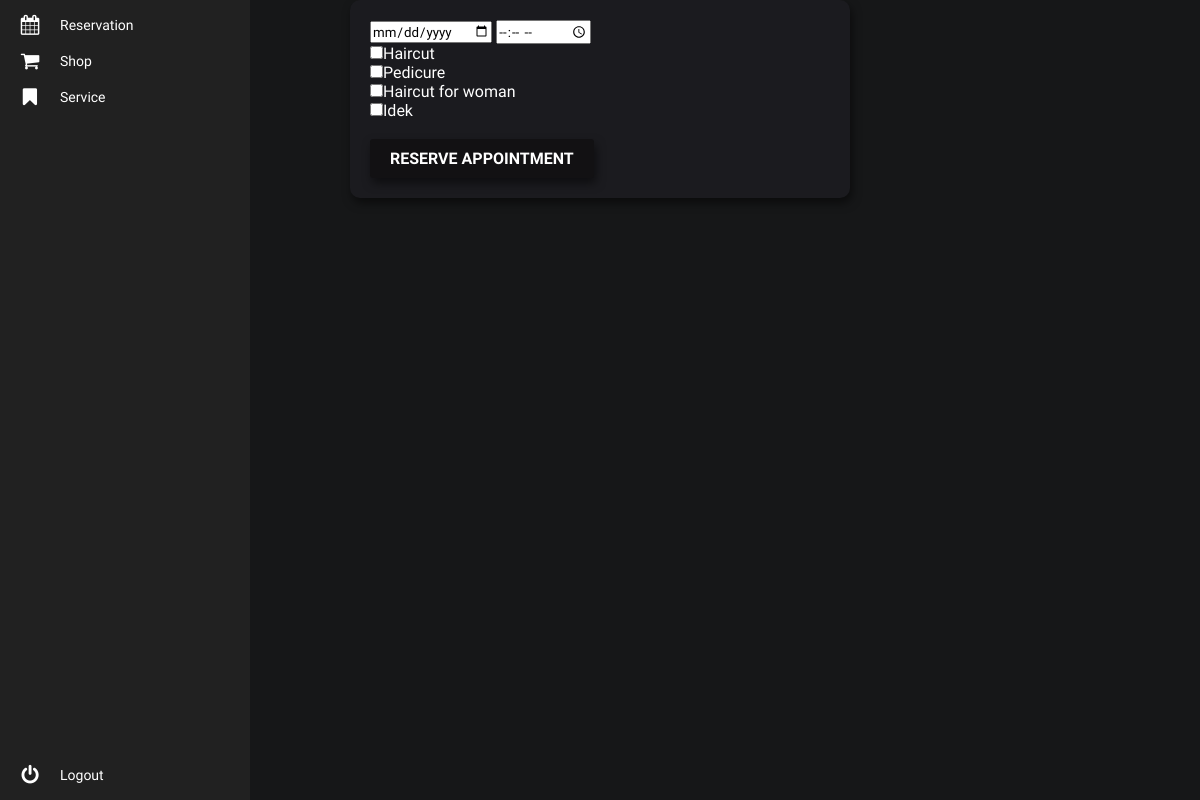
The app's page /Project/view/reservationCreate.php, older data.
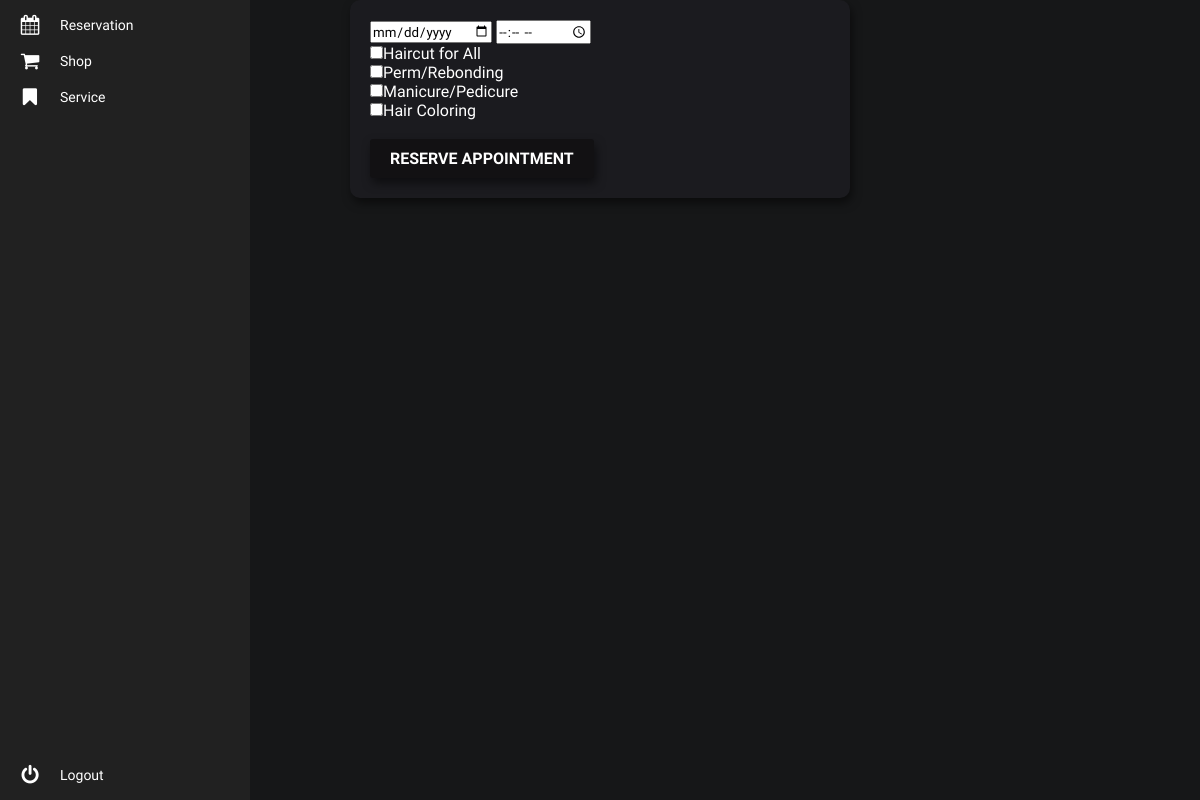
The same page, newer data.
### tables this page shows
CREATE TABLE `service` (
  `ID` int(11) NOT NULL,
  `service_name` varchar(100) NOT NULL,
  `service_image` varchar(60) NOT NULL
);

### Project/core/dbConnectionManager.php (called while the page is built, shortened)
<?php
class DBConnectionManager{
    private $dbConnection;
    function __construct() {
        $this->username = "root";
        $this->password = "";
        $this->server = "localhost";
        $this->dbname = "salon";
        try {
            $this->dbConnection = new \PDO("mysql:host=$this->server;dbname=$this->dbname", $this->username, $this->password);
        } catch(\PDOException $e) {
            print "Error!: " . $e->getMessage() . "<br/>";
        }
    }
    function getConnection() {
        return $this->dbConnection;
    }
}
?>

### Project/model/service.php (called while the page is built, shortened)
<?php
require_once(dirname(__DIR__) . "/core/dbconnectionmanager.php");
class Service {
    private $dbConnection;
    function __construct() {
        $conManager = new Database\DBConnectionManager();
        $this->dbConnection = $conManager->getConnection();
    }
    function getAll(){
        $query = "select * from service";
        $statement = $this->dbConnection->prepare($query);
        $statement->execute();
        $result = $statement->fetchAll();
        return $result;
    }
}
?>

### Project/view/reservationCreate.php (the view, shortened to what this page needs)
<?php
require_once(dirname(__DIR__) . "/model/service.php");
?>
<!DOCTYPE html>
<html lang="en">
<head>
    <link rel="stylesheet" href="style/sidebar.css">
</head>
<body>
    <form action="" method="POST">
        <input type="date" name="date">
        <input type="time" name="time" step="600" min="10:00" max="19:00">
        <br />
        <?php
        $service = new Service();
        foreach ($service->getAll() as $s) {
            echo "<input type=\"checkbox\" name=\"services[]\" value={$s['ID']}>{$s['service_name']}";
            echo "<br/>";
        }
        ?>
        <br />
        <input type="submit" name="submit" value="Reserve Appointment">
        <nav class="main-menu">
            <ul>
                <li>
                    <a href="?resource=reservation&action=create">
                        <i class="fa fa-calendar fa-2x"></i>
                        <span class="nav-text">
                            Reservation
                        </span>
                    </a>
                </li>
                <li class="has-subnav">
                    <a href="?resource=product&action=manage">
                        <i class="fa fa-shopping-cart fa-2x"></i>
                        <span class="nav-text">
                            Shop
                        </span>
                    </a>
                </li>
                <li class="has-subnav">
                    <a href="?resource=service&action=manage">
                        <i class="fa fa-bookmark fa-2x"></i>
                        <span class="nav-text">
                            Service
                        </span>
                    </a>
                </li>
            </ul>
            <ul class="logout">
                <li>
                    <a href="?resource=home&action=view&status=logout">
                        <i class="fa fa-power-off fa-2x"></i>
                        <span class="nav-text">
                            Logout
                        </span>
                    </a>
                </li>
            </ul>
        </nav>
    </form>
</body>
</html>

Row changes from the older to the newer data that the page shows:
removed service: service_name "Pedicure"
removed service: service_name "Haircut for woman"
removed service: service_name "Idek"
changed service: service_name "Haircut" → "Haircut for All"
added service: service_name "Perm/Rebonding"
added service: service_name "Manicure/Pedicure"
added service: service_name "Hair Coloring"
